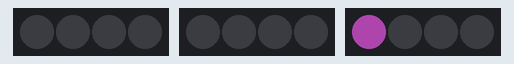
This sketch was run on a simulated ATtiny85, built with avr-gcc and run on an emulated ATtiny85. Parts: 3 × 4 RGB LEDs in strip order, left to right. Dim RGB values are drawn brighter than linear.

Above: at 0.2 s.
At 1.7 s:
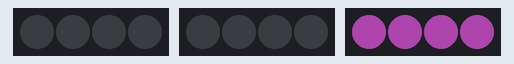
At 3.7 s:
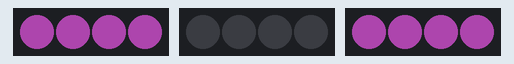
At 7.7 s:
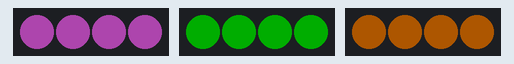
At 11.2 s:
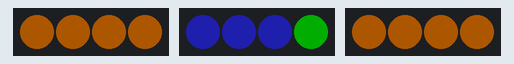
At 15.2 s:
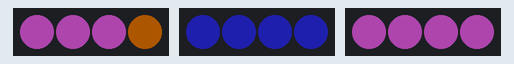
Timing chart, 0 to 15.6 s (numbered marks = the images above):
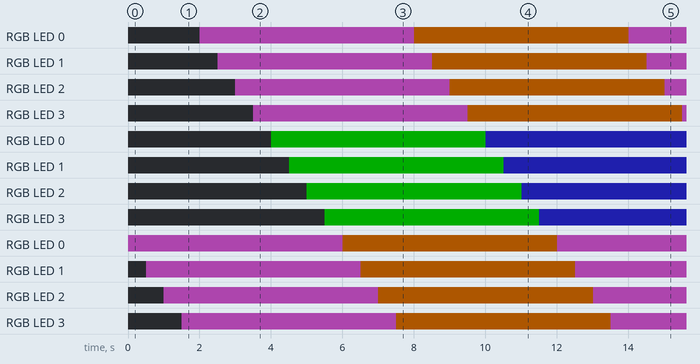

The sketch:

Final_Project.ino
```cpp
//Code adapted from Adafruit Neopixels striptest example

#include <Adafruit_NeoPixel.h>
#ifdef __AVR__
#include <avr/power.h> // Required for 16 MHz Adafruit Trinket
#endif

//Parameter 1: Number of pixels in a strip
//Parameter 2: Pin number
//Parameter 3: Pixel type
//   NEO_KHZ800  800 KHz bitstream (most NeoPixel products w/WS2812 LEDs)
//   NEO_KHZ400  400 KHz (classic 'v1' (not v2) FLORA pixels, WS2811 drivers)
//   NEO_GRB     Pixels are wired for GRB bitstream (most NeoPixel products)
//   NEO_RGB     Pixels are wired for RGB bitstream (v1 FLORA pixels, not v2)

//Created 2 strips on pin 12 and 9
Adafruit_NeoPixel strip1 = Adafruit_NeoPixel(4, 6, NEO_GRB + NEO_KHZ800);
Adafruit_NeoPixel strip2 = Adafruit_NeoPixel(4, 9, NEO_GRB + NEO_KHZ800);
Adafruit_NeoPixel floraStrip = Adafruit_NeoPixel(4, 8, NEO_GRB + NEO_KHZ800);


//Adafruit_NeoPixel strip(LED_COUNT, LED_PIN, NEO_GRB + NEO_KHZ400);


void setup() {

#if defined(__AVR_ATtiny85__) && (F_CPU == 16000000)
  clock_prescale_set(clock_div_1);
#endif


  strip1.begin();           // INITIALIZE NeoPixel strip object (REQUIRED)
  strip1.show();            // Turn OFF all pixels ASAP
  strip1.setBrightness(50); // Set BRIGHTNESS to about 1/5 (max = 255)

  strip2.begin();
  strip2.show();
  strip2.setBrightness(50);

  floraStrip.begin();
  floraStrip.show();
  floraStrip.setBrightness(50);
}

void loop() {

  colorWipe3(floraStrip.Color(255, 102, 255), 500); // Pink
  colorWipe1(strip1.Color(255, 102, 255), 500); // Pink
  colorWipe2(strip2.Color(0, 255, 0), 500); // Green

  colorWipe3(floraStrip.Color(255, 128, 0), 500); // Orange
  colorWipe1(strip1.Color(255, 128, 0), 500); // Orange
  colorWipe2(strip2.Color(50, 50, 255), 500); // Blue


}

//Color wipe for strip1
void colorWipe1(uint32_t color, int wait) {
  for (int i = 0; i < strip1.numPixels(); i++) { // For each pixel in strip...
    strip1.setPixelColor(i, color);         //  Set pixel's color (in RAM)
    strip1.show();                          //  Update strip to match
    delay(wait);                           //  Pause for a moment
  }
}

//Color wipe for strip2
void colorWipe2(uint32_t color, int wait) {
  for (int i = 0; i < strip2.numPixels(); i++) { // For each pixel in strip...
    strip2.setPixelColor(i, color);         //  Set pixel's color (in RAM)
    strip2.show();                          //  Update strip to match
    delay(wait);                           //  Pause for a moment
  }
}


//Color wipe for the Flora neopixel
void colorWipe3(uint32_t color, int wait) {
  for (int i = 0; i < floraStrip.numPixels(); i++) { // For each pixel in strip...
    floraStrip.setPixelColor(i, color);         //  Set pixel's color (in RAM)
    floraStrip.show();                          //  Update strip to match
    delay(wait);                           //  Pause for a moment
  }
}
```

Measured:
- by itself, RGB LED 0–3, RGB LED 0–3: alternates RGB(50, 25, 0) for 6.0 s and RGB(50, 20, 50) for 6.0 s
- by itself, RGB LED 0–3: alternates RGB(9, 9, 50) for 6.0 s and RGB(0, 50, 0) for 6.0 s
